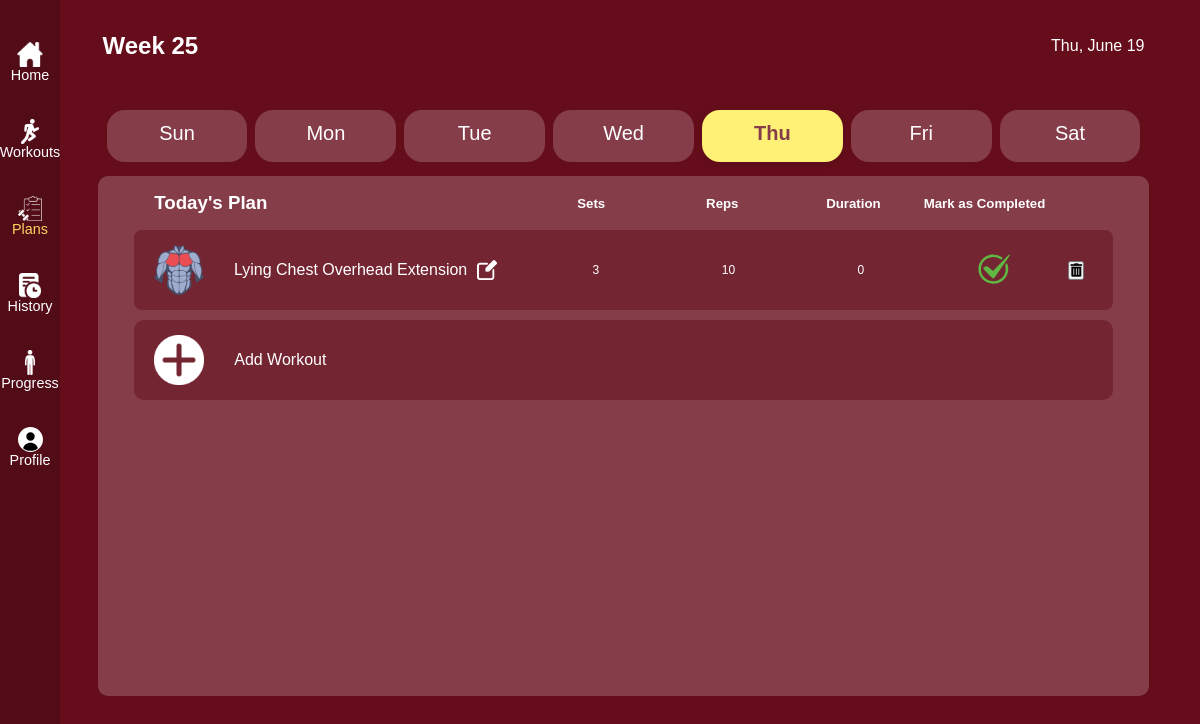
/plans.php?day=Thu (signed in), run on an earlier commit of the app's database.
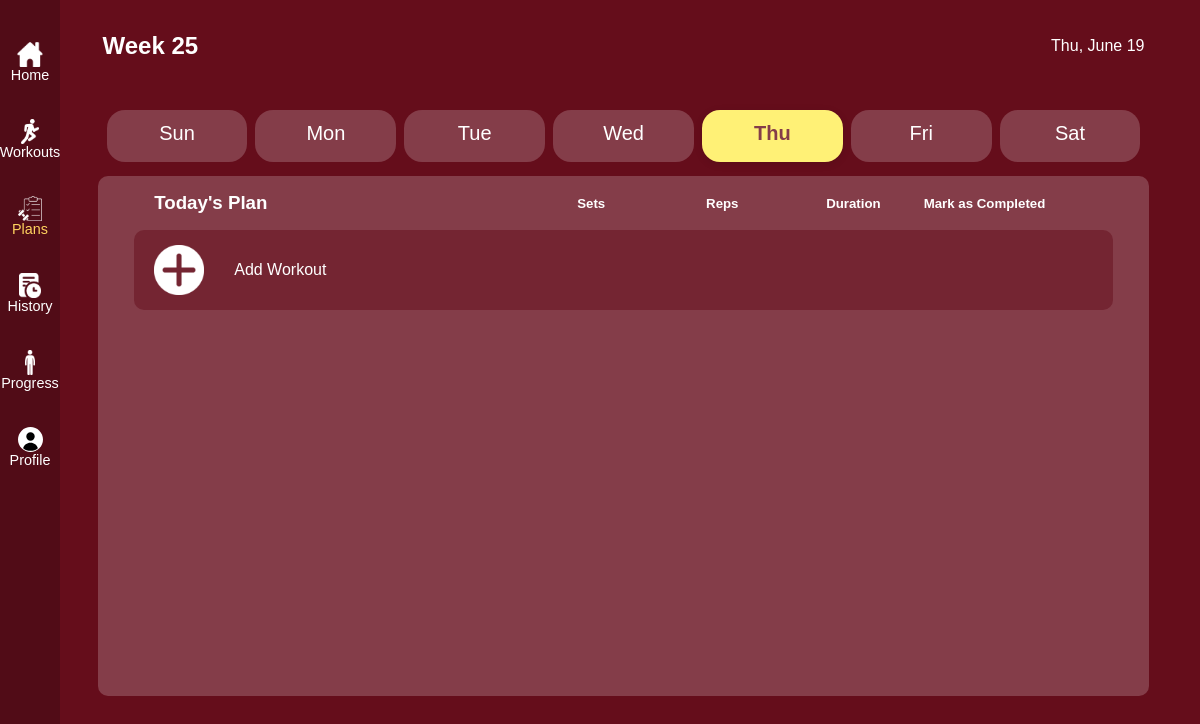
And on a later commit of the database.
### tables this page shows
CREATE TABLE `workout_plan` (
  `id` int(11) NOT NULL,
  `user_id` int(11) DEFAULT NULL,
  `workout_day` varchar(20) NOT NULL,
  `exercise_name` varchar(100) NOT NULL,
  `sets` int(11) NOT NULL,
  `reps` int(11) NOT NULL DEFAULT 0,
  `duration` int(11) NOT NULL DEFAULT 0,
  `completed` date NOT NULL,
  `planned_date` date NOT NULL
);

CREATE TABLE `workouts` (
  `id` int(11) NOT NULL,
  `name` varchar(255) NOT NULL,
  `image_url` varchar(255) DEFAULT NULL,
  `image_url2` varchar(255) DEFAULT NULL,
  `focus` varchar(35) NOT NULL,
  `equipment` varchar(255) DEFAULT NULL,
  `reps` varchar(25) NOT NULL DEFAULT '0',
  `duration` varchar(25) DEFAULT '0',
  `sets` varchar(25) DEFAULT NULL
);

### plans.php (the view, shortened to what the changed rows need)
<?php
include("database.php");
$user_id = $_SESSION['user_id'];
$currentDay = $_GET['day'] ?? date('D');
$stmt = $conn->prepare("
    SELECT wp.*, w.focus
    FROM workout_plan wp
    JOIN workouts w ON wp.exercise_name = w.name
    WHERE wp.user_id = ? AND wp.workout_day = ?
");
$stmt->bind_param("is", $user_id, $currentDay);
$stmt->execute();
$result = $stmt->get_result();
$workouts = [];
while ($row = $result->fetch_assoc()) {
    $workouts[] = $row;
}
$today = new DateTime();
$weekNumber = $today->format('W');
include 'includes/header.php';
?>
<div id="plans">
    <section class="date-header">
        <h2>Week <?= $weekNumber ?></h2>
    </section>
    <section id="workout-plan" >
        <div class="workouts-plan">
            <?php foreach ($workouts as $workout): ?>
                <div class="workout"
                    data-id="<?= $workout['id'] ?>"
                    data-name="<?= $workout['exercise_name'] ?>"
                    data-sets="<?= $workout['sets'] ?>"
                    data-reps="<?= $workout['reps'] ?>"
                    data-duration="<?= $workout['duration'] ?>"
                >
                    <div class="name">
                        <img src="assets/images/<?= $workout['focus'] ?>-icon.png" alt="<?= $workout['exercise_name'] ?>">
                        <div class="with-edit">
                            <p><?= ucfirst($workout['exercise_name']) ?></p>
                            <img
                                src="assets/images/edit-icon.webp"
                                alt="Edit"
                                class="edit-button"
                                data-id="<?= $workout['id'] ?>"
                                data-sets="<?= $workout['sets'] ?>"
                                data-reps="<?= $workout['reps'] ?>"
                                data-duration="<?= $workout['duration'] ?>"
                                style="height: 20px; margin-left: 10px; cursor: pointer; filter: invert(100%);"
                            >
                        </div>
                    </div>
                    <div class="data">
                        <div class="sets"><?= $workout['sets'] ?></div>
                        <div class="reps"><?= $workout['reps'] ?></div>
                        <div class="duration"><?= $workout['duration'] ?></div>
                        <div class="done">
                            <form method="POST" action="plans.php">
                                <button type="submit" class="completed-button" style="background:none; border:none;">
                                    <?php if ($workout['completed']): ?>
                                        <img src="assets/images/check-icon.svg" alt="Completed" style="height: 40px;">
                                    <?php else: ?>
                                        <img src="assets/images/check-icon.svg" alt="Not Completed" style="height: 40px; opacity: 0.3;">
                                    <?php endif; ?>
                                </button>
                            </form>
                        </div>
                        <div class="delete">
                            <form method="POST" action="plans.php" onsubmit="return confirm('Are you sure you want to delete this workout?');">
                                <button type="submit" class="delete-button">
                                    <i class="fas fa-trash-alt"></i>
                                </button>
                            </form>
                        </div>
                    </div>
                </div>
            <?php endforeach; ?>
        </div>
    </section>
</div>
<?php include 'includes/footer.php'; ?>

What changed in the data, as far as the page shows it:
no longer on this page (row edited): workout_plan: workouts.focus (picture), exercise_name "Lying Chest Overhead Extension", sets "3", reps "10", duration "0", completed 1 (drawn)
